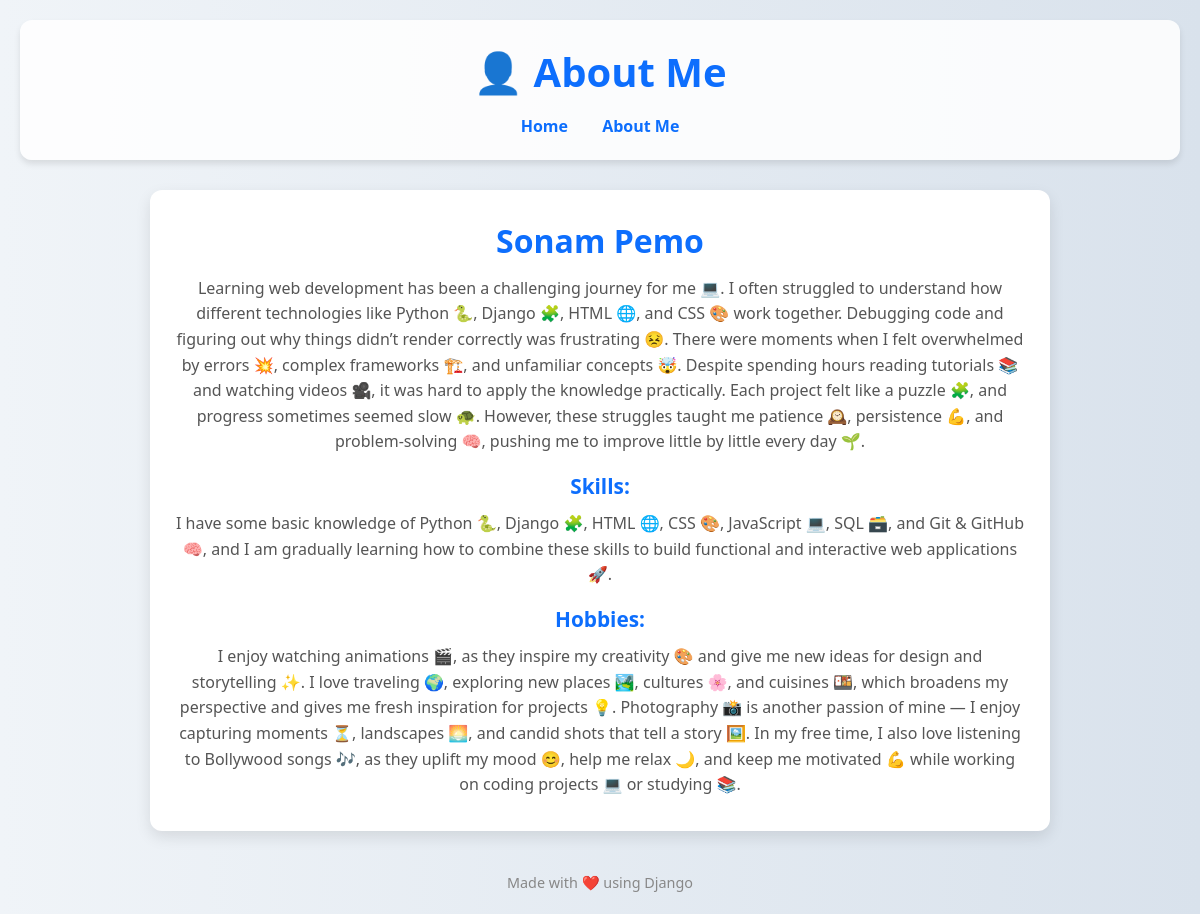
The page /about/ on the database its author committed.
### spJourney/models.py (models this page shows, shortened)
class AboutMe(models.Model):
    name = models.CharField(max_length=100)
    bio = models.TextField()
    skills = models.TextField()
    hobbies = models.TextField()
    profile_image = models.ImageField(upload_to='profiles/',
blank= True,  null=True,)

### spJourney/views.py (the view)
# urls.py: path('about/', views.about_me, name='about_me'),  # About Me page
def about_me(request):
    profile = AboutMe.objects.first()
    return render(request, 'aboutMe.html', {'profile': profile})

### spJourney/templates/aboutMe.html (shortened to what this page needs)
{% load static %}
<!DOCTYPE html>
<html lang="en">
<head>
    <link rel="stylesheet" href="{% static 'styles/styles.css' %}">
</head>
<body>
    <header>
        <h1>👤 About Me</h1>
        <nav>
            <a href="/">Home</a>
            <a href="/about/">About Me</a>
        </nav>
    </header>
    <main>
        <div class="profile">
            <h2>{{ profile.name }}</h2>
            <p>{{ profile.bio }}</p>
            <h3>Skills:</h3>
            <p>{{ profile.skills }}</p>
            <h3>Hobbies:</h3>
            <p>{{ profile.hobbies }}</p>
        </div>
    </main>
    <footer>
        <p>Made with ❤️ using Django</p>
    </footer>
</body>
</html>

### spJourney/static/styles/styles.css (style rules this page uses)
* { margin: 0; padding: 0; box-sizing: border-box; }
body { font-family: 'Segoe UI', Tahoma, Geneva, Verdana, sans-serif; background: linear-gradient(to right, #f0f4f8, #d9e2ec); color: #333; line-height: 1.6; padding: 20px; }
header { text-align: center; padding: 20px 0; background-color: #ffffffdd; border-radius: 12px; box-shadow: 0 4px 6px rgba(0,0,0,0.1); margin-bottom: 30px; }
header h1 { font-size: 2.5rem; color: #0d6efd; margin-bottom: 10px; }
nav a { margin: 0 15px; text-decoration: none; color: #0d6efd; font-weight: 600; transition: color 0.3s ease; }
main { max-width: 900px; margin: auto; display: flex; flex-direction: column; gap: 20px; }
.profile-card, .profile { background-color: #ffffff; border-radius: 12px; padding: 25px; box-shadow: 0 6px 15px rgba(0,0,0,0.1); text-align: center; }
.profile-card h2, .profile h2 { font-size: 2rem; color: #0d6efd; margin-bottom: 10px; }
.profile-card p, .profile p { margin-bottom: 8px; color: #555; }
.profile h3 { color: #0d6efd; margin-top: 15px; margin-bottom: 8px; font-size: 1.3rem; }
footer { text-align: center; margin-top: 40px; font-size: 0.9rem; color: #888; }

### rows shown on the page
AboutMe: name "Sonam Pemo", bio "Learning web development has been a challenging journey for me 💻. I often struggled to understand how different technologies like Python 🐍, Django 🧩, HTML 🌐, and CSS 🎨 work together. Debugging code and figuring out why things didn’t render correctly was frustrating 😣. There were moments when I felt overwhelmed by errors 💥, complex frameworks 🏗️, and unfamiliar concepts 🤯. Despite spending hours reading tutorials 📚 and watching videos 🎥, it was hard to apply the knowledge practically. Each project felt like a puzzle 🧩, and progress sometimes seemed slow 🐢. However, these struggles taught me patience 🕰️, persistence 💪, and problem-solving 🧠, pushing me to improve little by little every day 🌱.", skills "I have some basic knowledge of Python 🐍, Django 🧩, HTML 🌐, CSS 🎨, JavaScript 💻, SQL 🗃️, and Git & GitHub 🧠, and I am gradually learning how to combine these skills to build functional and interactive web applications 🚀.", hobbies "I enjoy watching animations 🎬, as they inspire my creativity 🎨 and give me new ideas for design and storytelling ✨. I love traveling 🌍, exploring new places 🏞️, cultures 🌸, and cuisines 🍱, which broadens my perspective and gives me fresh inspiration for projects 💡. Photography 📸 is another passion of mine — I enjoy capturing moments ⏳, landscapes 🌅, and candid shots that tell a story 🖼️. In my free time, I also love listening to Bollywood songs 🎶, as they uplift my mood 😊, help me relax 🌙, and keep me motivated 💪 while working on coding projects 💻 or studying 📚."
